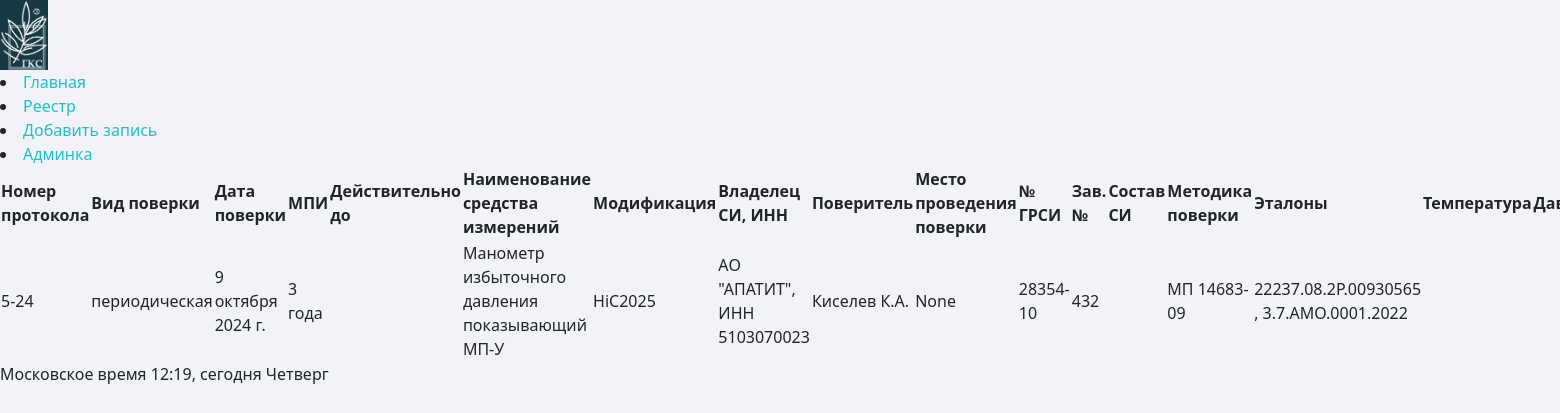
The app's page /reestr/5-24/ with its own data.
### reestr_list/models.py (models this page shows, shortened)
class Register(models.Model):
    id_numb = models.SlugField('Номер протокола', max_length=10, db_index=True, null=True, blank=True, unique=True)
    class Kinds(models.TextChoices):
        perv = 'первичная', 'первичная'
        period = 'периодическая', 'периодическая'
        __empty__='выберите тип поверки'
    kind = models.CharField(max_length=50, choices=Kinds.choices, default=Kinds.period, verbose_name='Вид поверки', blank=True, null=True)
    date = models.DateField('Дата поверки', null=True, blank=True)
    mpi = models.CharField(max_length=10, choices=(
        ('1 год', '1'),
        ('2 года', '2'),
        ('3 года', '3'),
        ('4 года', '4'),
        ('5 лет', '5'),
        ('6 лет', '6'),
    ), verbose_name='Межповерочный интервал', null=True, blank=True)
    name = models.ForeignKey(Name, on_delete=models.PROTECT, verbose_name="Наименование средства измерений", blank=True,
                             null=True)
    modif = models.ForeignKey(Modification, on_delete=models.PROTECT, verbose_name="Модификация",
                              help_text='выберите модификацию', blank=True, null=True)
    owner = models.ForeignKey(Owner, on_delete=models.PROTECT, related_name="+", verbose_name="Владелец СИ, ИНН",
                              default=None, blank=True, null=True)
    povername = models.ForeignKey(Pover, on_delete=models.PROTECT, verbose_name="Поверитель", blank=True, null=True)
    place = models.ForeignKey(Places, on_delete=models.PROTECT, verbose_name="Место проведения поверки",
                          default=None, blank=True, null=True)
    descr = models.ForeignKey(DescriptionType, on_delete=models.PROTECT, verbose_name="Описание типа",
                              help_text='выберите описание типа', null=True, blank=True)
    number = models.CharField('Заводской номер', max_length=50, blank=True, null=True)
    method = models.ForeignKey(Methodika, on_delete=models.PROTECT, verbose_name="Методика поверки",
                                   help_text='выберите методику поверки', blank=True, null=True)
    etalons = models.ManyToManyField(Etalon, related_name='etalons', blank=True)
    hum_val = models.DecimalField('Влажность', default=45.0, max_digits=3, decimal_places=1, blank=True, null=True)
    d_min = models.CharField('Нижний диапазон', max_length=100, null=True, blank=True)
    d_max = models.CharField('Верхний диапазон', max_length=100, null=True, blank=True)
    class EdIzmKind(models.TextChoices):
        kpa = 'кПа', 'кПа'
        mpa = 'МПа', 'МПа'
        bar = 'бар', 'бар'
        milibar = 'мбар', 'мбар'
        cel = '°С', '°С'
        nkpr = '% НКПР', '% НКПР'
        mamp = 'мА', 'мА'
        volt = 'В', 'В'
        mm = 'мм', 'мм'
        kgs = 'кгс/см²', 'кгс/см²'
        mgm = 'мг/м³', 'мг/м³'
        vol = '% об. д.', '% об. д.'
        ppm = 'ppm', 'ppm'
        __empty__ = 'выберите единицы измерения'
    ed_izm = models.CharField('Единицы измерения', max_length=100, choices=EdIzmKind.choices, null=True, blank=True)
    pogr_val = models.CharField('Погрешность', max_length=100, blank=True, null=True)
    impl_name = models.ForeignKey(Usernames, on_delete=models.PROTECT, verbose_name="Исполнитель", blank=True,
                                  null=True)
    publish = models.DateTimeField('Создано', default=timezone.now, blank=True, null=True)
    created_at = models.DateTimeField("Создано auto now add", auto_now_add=True, blank=True, null=True)
    updated = models.DateTimeField('Изменено', auto_now=True, blank=True, null=True)
    class Status(models.TextChoices):
        DRAFT = 'Не загружено в АРШИН', 'draft'
        PUBLISHED = 'Загружено в АРШИН', 'published'
    status = models.CharField(max_length=30, choices=Status.choices, default=Status.DRAFT, blank=True, null=True)
    objects = models.Manager()  # менеджер, применяемый по умолчанию
    class Meta:
        verbose_name = 'Реестр'
        verbose_name_plural = 'Реестр'
        ordering = ['-updated']
        indexes = [
            models.Index(fields=['id_numb']),
            models.Index(fields=['descr']),
            models.Index(fields=['number']),
            models.Index(fields=['date']),
            models.Index(fields=['modif']),
        ]

class Name(models.Model):
    name = models.CharField('Наименование СИ', max_length=500, null=False, blank=False, unique=True)
    class Meta:
        db_table = 'names'  # название таблицы в БД
        ordering = ['name']
        verbose_name = 'Наименование СИ'
        verbose_name_plural = 'Наименования СИ'
    def __str__(self):
        return self.name

class Modification(models.Model):
    modif = models.CharField('Модификация', max_length=500, null=False, blank=True, unique=True)
    class Meta:
        db_table = 'modification'  # название таблицы в БД
        ordering = ['modif']
        verbose_name = 'Модификация'
        verbose_name_plural = 'Модификации'
    def __str__(self):
        return self.modif

class Owner(models.Model):
    owner = models.CharField('Владелец, ИНН', max_length=100, null=False, blank=False, unique=True)
    class Meta:
        db_table = 'owners'  # название таблицы в БД
        ordering = ['owner']
        verbose_name = 'Владелец'
        verbose_name_plural = 'Владельцы'
    def __str__(self):
        return self.owner

class Pover(models.Model):
    povername = models.CharField('Поверитель', max_length=100, null=False, blank=False, unique=True)
    class Meta:
        db_table = 'povernames'  # название таблицы в БД
        ordering = ['povername']
        verbose_name = 'Поверитель'
        verbose_name_plural = 'Поверители'
    def __str__(self):
        return self.povername

class DescriptionType(models.Model):
    date = models.DateField('Срок свидетельства', null=True, blank=True)
    link =  models.URLField('Ссылка', max_length=500, null=True, blank=True, unique=True)
    number = models.SlugField('Номер в госреестре', max_length=10, null=False, blank=False, unique=True)
    producer = models.CharField('Изготовитель', max_length=500, null=True, blank=True)
    class Meta:
        db_table = 'description_type'  # название таблицы в БД
        ordering = ['number'] # сортировка
        verbose_name = 'Описание типа' # имя в единственном числе
        verbose_name_plural = 'Описания типа' # имя во множественном числе
    def __str__(self):
        return self.number

class Methodika(models.Model):
    method = models.CharField('Методика поверки', max_length=500, null=False, blank=False, unique=True)
    class Meta:
        db_table = 'methods'  # название таблицы в БД
        ordering = ['method']
        verbose_name = 'Методика поверки'
        verbose_name_plural = 'Методики поверки'
    def __str__(self):
        return self.method

class Etalon(models.Model):
    code = models.CharField('Шифр', max_length=50, null=False, blank=True)
    name = models.CharField('Наименование', max_length=1000, null=False, blank=True)
    class Meta:
        db_table = 'etalons'
        ordering = ['code']
        verbose_name = 'Эталон'
        verbose_name_plural = 'Эталоны'
    def __str__(self):
        return self.code

### reestr_list/views.py (the view)
# urls.py: path("reestr/<slug:id_numb>/", register_detail, name="register_detail"),
def register_detail(request, id_numb):
    try:
        register = Register.objects.get(id_numb=id_numb)
    except Register.DoesNotExist:
        raise Http404("нет детальной информации")
    return render(request, 'reestr_list/list_detail.html', {'register':register})

### reestr_list/templates/reestr_list/list_detail.html (shortened to what this page needs)
{% extends "index.html" %} {% block title %} Реестр {% endblock title %}
{% block body %}
<table>
  <tr>
    <th>Номер протокола</th>
    <th>Вид поверки</th>
    <th>Дата поверки</th>
    <th>МПИ</th>
    <th>Действительно до</th>
    <th>Наименование средства измерений</th>
    <th>Модификация</th>
    <th>Владелец СИ, ИНН</th>
    <th>Поверитель</th>
    <th>Место проведения поверки</th>
    <th>№ ГРСИ</th>
    <th>Зав. №</th>
    <th>Состав СИ</th>
    <th>Методика поверки</th>
    <th>Эталоны</th>
    <th>Температура</th>
    <th>Давление</th>
  </tr>
  <tr>
    <td>{{ register.id_numb  }}</td>
    <td>{{ register.kind }}</td>
    <td>{{ register.date }}</td>
    <td>{{ register.mpi }}</td>
    <td>{{ register.until }}</td>
    <td>{{ register.name }}</td>
    <td>{{ register.modif }}</td>
    <td>{{ register.owner }}</td>
    <td>{{ register.povername }}</td>
    <td>{{ register.place }}</td>
    <td>{{ register.descr }}</td>
    <td>{{ register.number }}</td>
    <td>{{ register.composition }}</td>
    <td>{{ register.method }}</td>
    <td>
      {% for etalon in register.etalons.all %}
        {% if register.etalons.all.count == 1 %}
          {{ etalon }}
        {% else %}
          {{ etalon }} {% if not forloop.last %},
          {% endif %}
        {% endif %}
      {% endfor %}
    </td>
    <td>{{ register.temp_val }} {{ register.temp_kind }}</td>
    <td>{{ register.press_val }} {{ register.press_kind }}</td>
  </tr>
</table>
{% endblock body %}

### reestr_list/static/reestr_list/css/reestr_list.css (style rules this page uses)
body { background-color: #F1F3F6; }

### records on screen
Register: id_numb "5-24", kind "периодическая", date "9 октября 2024 г.", mpi "3 года", name "Манометр избыточного давления показывающий МП-У", modif "HiC2025", owner "АО \"АПАТИТ\", ИНН 5103070023", povername "Киселев К.А.", place "None", descr "28354-10", number "432", method "МП 14683-09"
Etalon: code "22237.08.2Р.00930565"
Etalon: code "3.7.АМО.0001.2022"

### other values on screen
{{ current_weekday }} "Четверг"
